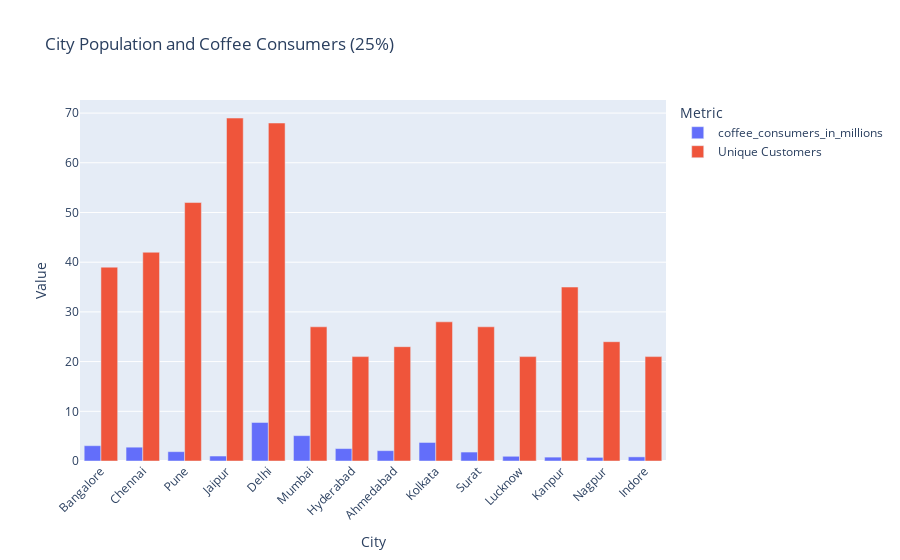

The notebook cell this image was saved under:
### Markdown cell above
### Visualization:

### Code cell
# Melt the DataFrame to transform it into a long format for grouped bar chart
df_melt = df.melt(id_vars='city_name', value_vars=['coffee_consumers_in_millions', 'unique_cx'], 
                  var_name='Metric', value_name='Value')

# Update metric names for clarity in the chart
df_melt['Metric'] = df_melt['Metric'].replace({
    'coffee_consumers': 'Estimated Coffee Consumers (millions)',
    'unique_cx': 'Unique Customers'
})

# Create the grouped bar chart using Plotly Express
fig = px.bar(
    df_melt, 
    x='city_name', 
    y='Value', 
    color='Metric', 
    barmode='group',
    title='City Population and Coffee Consumers (25%)',
    labels={'city_name': 'City', 'Value': 'Value', 'Metric': 'Metric'}
)

# Adjust x-axis labels for readability
fig.update_layout(xaxis_tickangle=-45)

fig.show()

### Figure 1 — Plotly figure (JSON) as saved in the notebook; plotly's stock layout.template omitted (floating-point values rounded to 4 significant figures)
{"data": [{"alignmentgroup": "True", "hovertemplate": "Metric=coffee_consumers_in_millions<br>City=%{x}<br>Value=%{y}<extra></extra>", "legendgroup": "coffee_consumers_in_millions", "marker": {"color": "#636efa", "pattern": {"shape": ""}}, "name": "coffee_consumers_in_millions", "offsetgroup": "coffee_consumers_in_millions", "orientation": "v", "showlegend": true, "textposition": "auto", "type": "bar", "x": ["Bangalore", "Chennai", "Pune", "Jaipur", "Delhi", "Mumbai", "Hyderabad", "Ahmedabad", "Kolkata", "Surat", "Lucknow", "Kanpur", "Nagpur", "Indore"], "xaxis": "x", "y": [3.08, 2.78, 1.88, 1, 7.75, 5.1, 2.5, 2.08, 3.73, 1.8, 0.95, 0.78, 0.73, 0.83], "yaxis": "y"}, {"alignmentgroup": "True", "hovertemplate": "Metric=Unique Customers<br>City=%{x}<br>Value=%{y}<extra></extra>", "legendgroup": "Unique Customers", "marker": {"color": "#EF553B", "pattern": {"shape": ""}}, "name": "Unique Customers", "offsetgroup": "Unique Customers", "orientation": "v", "showlegend": true, "textposition": "auto", "type": "bar", "x": ["Bangalore", "Chennai", "Pune", "Jaipur", "Delhi", "Mumbai", "Hyderabad", "Ahmedabad", "Kolkata", "Surat", "Lucknow", "Kanpur", "Nagpur", "Indore"], "xaxis": "x", "y": [39, 42, 52, 69, 68, 27, 21, 23, 28, 27, 21, 35, 24, 21], "yaxis": "y"}], "layout": {"barmode": "group", "legend": {"title": {"text": "Metric"}, "tracegroupgap": 0}, "title": {"text": "City Population and Coffee Consumers (25%)"}, "xaxis": {"anchor": "y", "domain": [0, 1], "tickangle": -45, "title": {"text": "City"}}, "yaxis": {"anchor": "x", "domain": [0, 1], "title": {"text": "Value"}}}}
